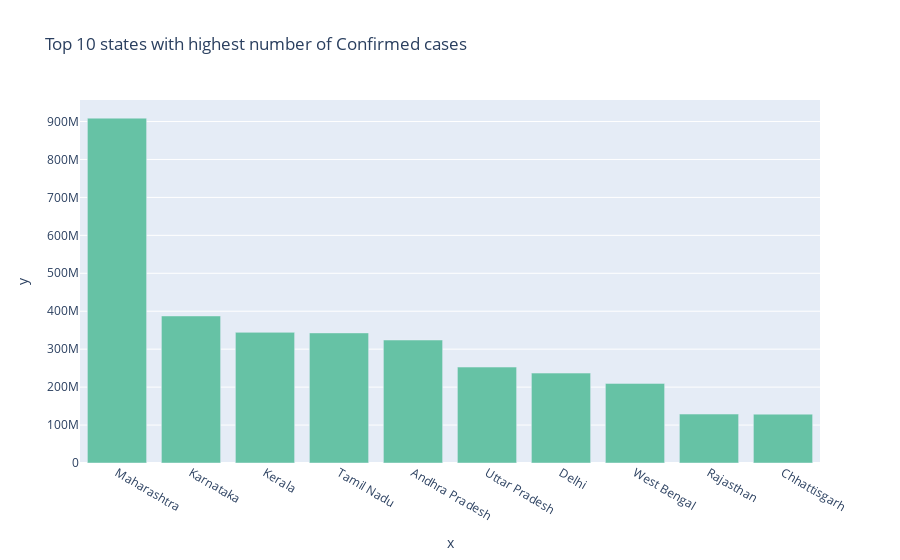

The cell this chart's notebook holds for it:
### Markdown cell above
## we are going to visualize the vaccination data with Bar Chart

### Code cell
px.bar(x=state_wise.nlargest(10,"Confirmed")["State/UnionTerritory"],
       y = state_wise.nlargest(10,"Confirmed")["Confirmed"],
       color_discrete_sequence= px.colors.qualitative.Set2,
       title="Top 10 states with highest number of Confirmed cases")

### Figure 1 — Plotly figure (JSON) as saved in the notebook; plotly's stock layout.template omitted (floating-point values rounded to 4 significant figures)
{"data": [{"alignmentgroup": "True", "hovertemplate": "x=%{x}<br>y=%{y}<extra></extra>", "legendgroup": "", "marker": {"color": "rgb(102,194,165)", "pattern": {"shape": ""}}, "name": "", "offsetgroup": "", "orientation": "v", "showlegend": false, "textposition": "auto", "type": "bar", "x": ["Maharashtra", "Karnataka", "Kerala", "Tamil Nadu", "Andhra Pradesh", "Uttar Pradesh", "Delhi", "West Bengal", "Rajasthan", "Chhattisgarh"], "xaxis": "x", "y": [908892470, 387597335, 344319045, 342829697, 324146783, 252843682, 236972842, 209822848, 128998101, 128751782], "yaxis": "y"}], "layout": {"barmode": "relative", "legend": {"tracegroupgap": 0}, "title": {"text": "Top 10 states with highest number of Confirmed cases"}, "xaxis": {"anchor": "y", "domain": [0, 1], "title": {"text": "x"}}, "yaxis": {"anchor": "x", "domain": [0, 1], "title": {"text": "y"}}}}
